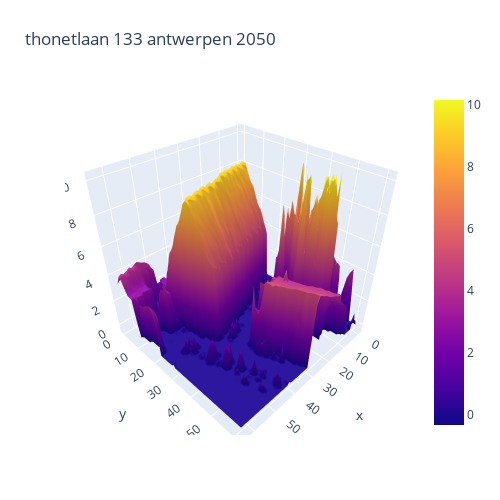

The code cell stored with this chart in its notebook:
### Markdown cell above
## Make 3D house

### Code cell
#Make 3D house
get_address()
raster_overlap()
calculate_dem()
get_height()
get_area()
plot_building()

### Figure 1 — Plotly figure (JSON) as saved in the notebook; plotly's stock layout.template omitted (floating-point values rounded to 4 significant figures; data arrays with more than 128 entries replaced by an {"elided": "..."} marker saying what was removed)
{"data": [{"type": "surface", "z": {"elided": "62x65 float values"}}], "layout": {"autosize": false, "height": 500, "margin": {"b": 65, "l": 65, "r": 50, "t": 90}, "title": {"text": "thonetlaan 133 antwerpen 2050"}, "width": 500}}
